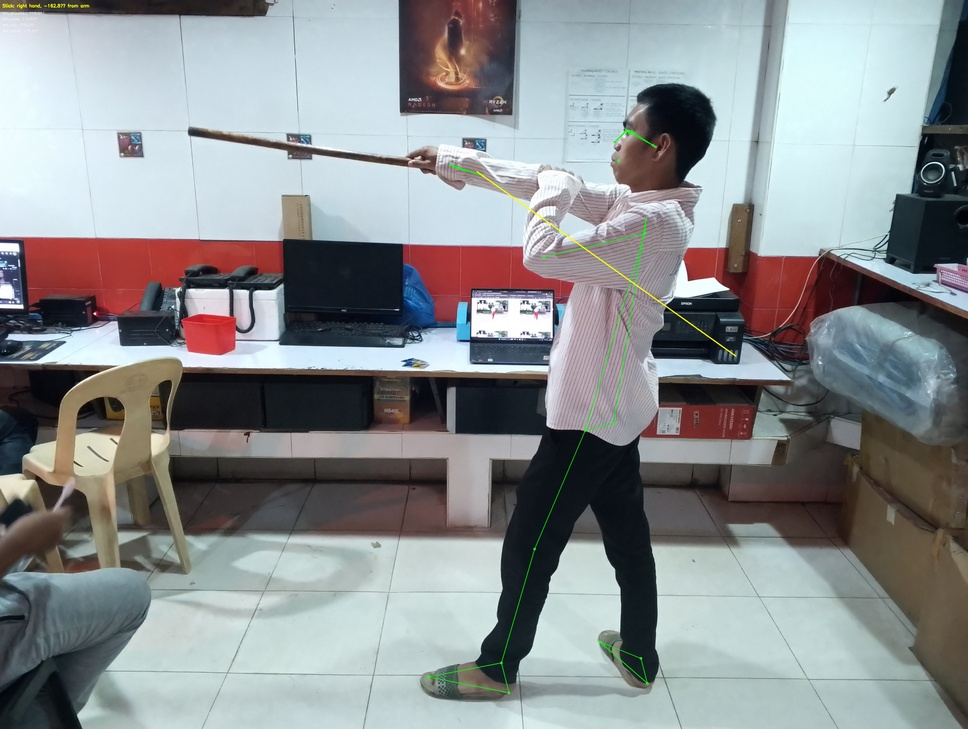
#> input picture test_output.jpg, 968 x 729 px, shrunk from 4080 x 3072 before the run
$ python -i generate_pose_library.py   (imports and definitions only)
#> lines starting #> are read from the running program, lines starting #| are printed output that depends on the picture; after the words box and inside, x2 and y2 are one past the last pixel; in counts of white or black regions, pixels touching at a corner belong together
#> further down, picture is the input picture: shape (729, 968, 3); mean B, G, R 143.4, 141.6, 137.6
import cv2
import mediapipe as mp
import numpy as np
from pathlib import Path
import json
from collections import defaultdict

mp_pose = mp.solutions.pose
# [1 line that did not run here, left out]


# [11 lines left out: function calculate_angle, not called in this run]


def detect_stick_line(image):

    h, w = image.shape[:2]
#> h = 729; w = 968
    gray = cv2.cvtColor(image, cv2.COLOR_BGR2GRAY)
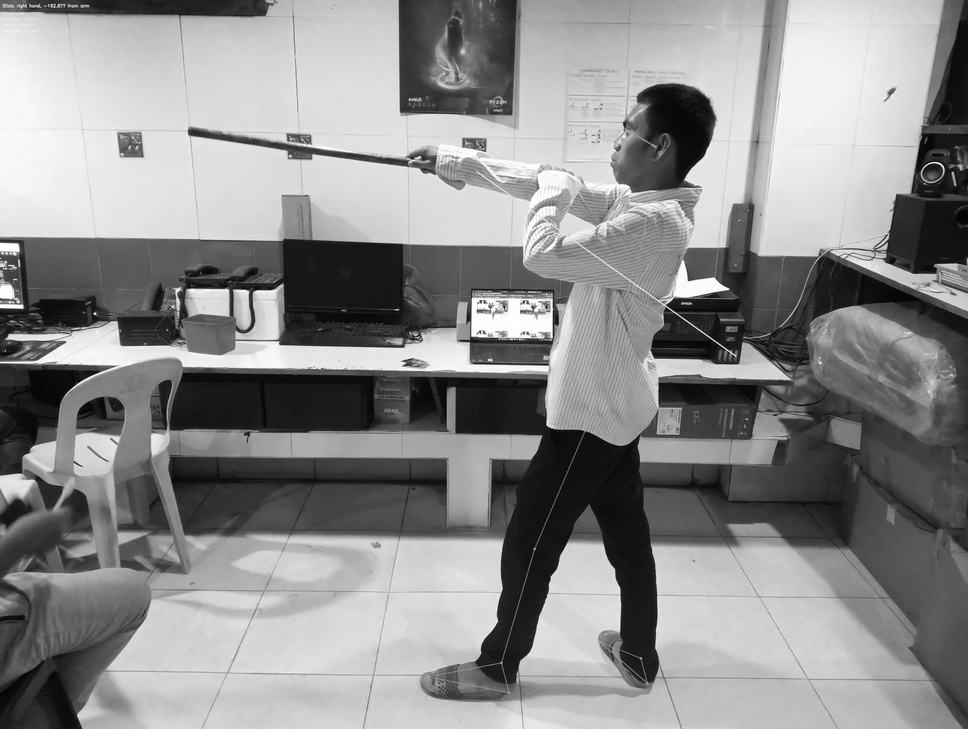
#> gray: shape (729, 968); min 1, max 255, mean 140.6

    edges = cv2.Canny(gray, 50, 150)
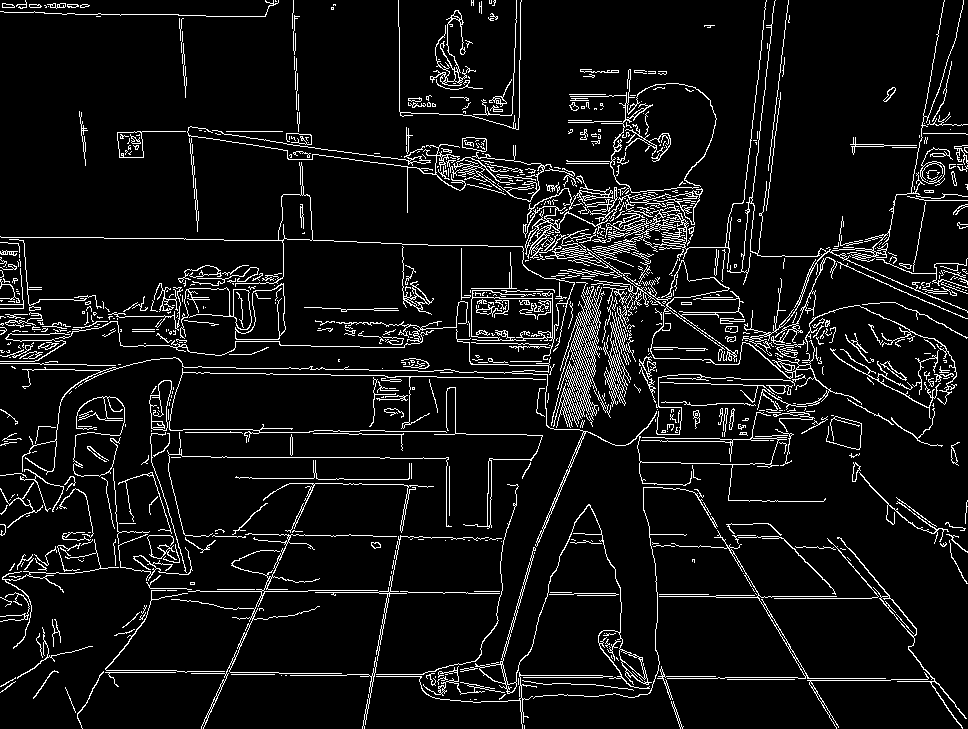
#> edges: shape (729, 968); 7.4% white in thin lines or dots

    kernel = np.ones((3, 3), np.uint8)
    edges = cv2.dilate(edges, kernel, iterations=1)
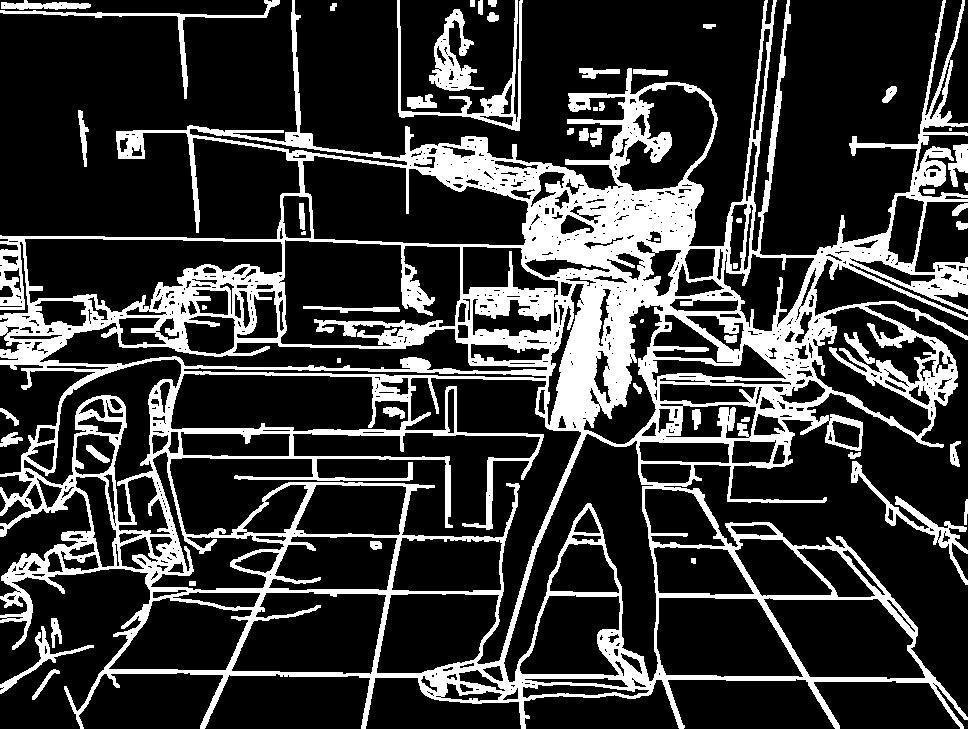
#> edges: shape (729, 968); 21.9% white; 55 white regions (4 under 20 px), largest, box (x1, y1, x2, y2) and area: (0, 0, 968, 729) 140712, (397, 0, 523, 131) 2274, (429, 9, 484, 91) 1777

    lines = cv2.HoughLinesP(edges, 1, np.pi/180, threshold=80,
                            minLineLength=80, maxLineGap=15)
#> lines = 531 rows, first 6: [181, 366, 705, 375], [0, 236, 284, 241], [866, 377, 955, 387], [181, 373, 743, 383], [455, 338, 652, 352], [482, 675, 850, 681]

    if lines is None:
        return None

    max_length = 0
    best_line = None

    for line in lines:
        x1, y1, x2, y2 = line[0]
        length = np.sqrt((x2-x1)**2 + (y2-y1)**2)

        if length > max_length and length > 50:
            max_length = length
            best_line = ((x1, y1), (x2, y2))
#> this loop made 531 passes
#> (x1, y1, x2, y2, length, max_length) on passes 1, 4: (181, 366, 705, 375, 524.1, 524.1), (181, 373, 743, 383, 562.1, 562.1)
#> (x1, y1, x2, y2, length) on passes 2, 3, 5, 6, 7, 8: (0, 236, 284, 241, 284), (866, 377, 955, 387, 89.56), (455, 338, 652, 352, 197.5), (482, 675, 850, 681, 368), (216, 588, 502, 593, 286), (0, 330, 86, 331, 86.01)
#> after the loop, max_length = 562.1

    return best_line


# [360 lines left out: functions analyze_single_image, analyze_pose_folder, generate_pose_library, save_pose_library, test_single_image, not called in this run]


# [20 lines not run here, left out]

>>> import cv2
>>> picture = cv2.imread('../test_output.jpg')
>>> result = detect_stick_line(picture)
#> result = ((181, 373), (743, 383))
